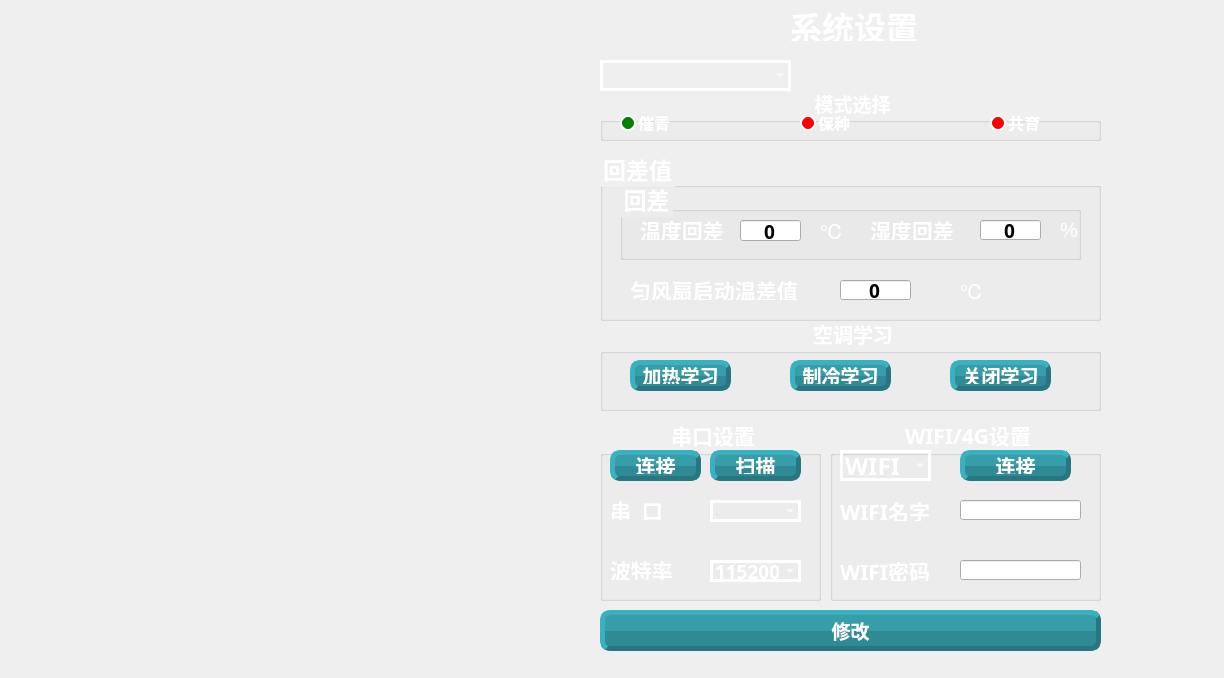
<?xml version="1.0" encoding="UTF-8"?>
<ui version="4.0">
 <class>System_Setting</class>
 <widget class="QMainWindow" name="System_Setting">
  <property name="geometry">
   <rect>
    <x>0</x>
    <y>0</y>
    <width>1224</width>
    <height>678</height>
   </rect>
  </property>
  <property name="windowTitle">
   <string>MainWindow</string>
  </property>
  <widget class="QWidget" name="centralwidget">
   <widget class="QGroupBox" name="groupBox_4">
    <property name="geometry">
     <rect>
      <x>600</x>
      <y>420</y>
      <width>221</width>
      <height>181</height>
     </rect>
    </property>
    <property name="font">
     <font>
      <family>楷体</family>
      <pointsize>16</pointsize>
      <weight>75</weight>
      <bold>true</bold>
     </font>
    </property>
    <property name="styleSheet">
     <string notr="true">QGroupBox::title
{
color: rgb(255, 255, 255);
subcontrol-origin:margin;
subcontrol-position:top center;
padding:0 3px;
}</string>
    </property>
    <property name="title">
     <string>串口设置</string>
    </property>
    <widget class="QPushButton" name="btn_connect">
     <property name="geometry">
      <rect>
       <x>10</x>
       <y>30</y>
       <width>91</width>
       <height>31</height>
      </rect>
     </property>
     <property name="font">
      <font>
       <family>楷体</family>
       <pointsize>15</pointsize>
       <weight>75</weight>
       <bold>true</bold>
      </font>
     </property>
     <property name="styleSheet">
      <string notr="true">QPushButton {
color: rgb(255, 255, 255);
 border:5px outset rgb(39,118,129);
 background-color: qconicalgradient(cx:0.5, cy:0.5, angle:180, stop:0.49999 rgba(46, 138, 149, 255), stop:0.50001 rgba(55, 158, 169, 255));
border-radius:10px;
padding:2px 4px;
}

QPushButton:hover{
	
	color: rgb(0, 0, 0);
    border:5px outset gray;
    background-color: qconicalgradient(cx:0.5, cy:0.5, angle:180, stop:0.49999 rgba(188, 188, 188, 255), stop:0.50001 rgba(208, 208, 208, 255));
    border-radius:10px;
	position:relative; top:1px; left:1px
}

QPushButton:pressed{
    border:3px inset gray;
    background-color: qconicalgradient(cx:0.5, cy:0.5, angle:180, stop:0.49999 rgba(208, 208, 208, 255), stop:0.50001 rgba(188, 188, 188, 255));
	border-bottom: 1px;
    border-radius:10px;
}</string>
     </property>
     <property name="text">
      <string>连接</string>
     </property>
    </widget>
    <widget class="QLabel" name="label_8">
     <property name="geometry">
      <rect>
       <x>10</x>
       <y>80</y>
       <width>71</width>
       <height>20</height>
      </rect>
     </property>
     <property name="font">
      <font>
       <family>楷体</family>
       <pointsize>16</pointsize>
       <weight>75</weight>
       <bold>true</bold>
      </font>
     </property>
     <property name="styleSheet">
      <string notr="true">color: rgb(255, 255, 255);</string>
     </property>
     <property name="text">
      <string>串  口</string>
     </property>
    </widget>
    <widget class="QLabel" name="label_9">
     <property name="geometry">
      <rect>
       <x>10</x>
       <y>140</y>
       <width>71</width>
       <height>20</height>
      </rect>
     </property>
     <property name="font">
      <font>
       <family>楷体</family>
       <pointsize>16</pointsize>
       <weight>75</weight>
       <bold>true</bold>
      </font>
     </property>
     <property name="styleSheet">
      <string notr="true">color: rgb(255, 255, 255);</string>
     </property>
     <property name="text">
      <string>波特率</string>
     </property>
    </widget>
    <widget class="QComboBox" name="combox_port">
     <property name="geometry">
      <rect>
       <x>110</x>
       <y>80</y>
       <width>91</width>
       <height>22</height>
      </rect>
     </property>
     <property name="font">
      <font>
       <family>楷体</family>
       <pointsize>14</pointsize>
       <weight>75</weight>
       <bold>true</bold>
      </font>
     </property>
     <property name="styleSheet">
      <string notr="true">background-color:rgba(0,0,0,0);
color: rgb(255, 255, 255);
border:3px solid rgb(255,255,255);

</string>
     </property>
    </widget>
    <widget class="QComboBox" name="comboBox_baud">
     <property name="geometry">
      <rect>
       <x>110</x>
       <y>140</y>
       <width>91</width>
       <height>22</height>
      </rect>
     </property>
     <property name="font">
      <font>
       <family>楷体</family>
       <pointsize>14</pointsize>
       <weight>75</weight>
       <bold>true</bold>
      </font>
     </property>
     <property name="styleSheet">
      <string notr="true">background-color:rgba(0,0,0,0);
color: rgb(255, 255, 255);
border:3px solid rgb(255,255,255);

</string>
     </property>
     <property name="currentIndex">
      <number>3</number>
     </property>
     <item>
      <property name="text">
       <string>9600</string>
      </property>
     </item>
     <item>
      <property name="text">
       <string>19200</string>
      </property>
     </item>
     <item>
      <property name="text">
       <string>38400</string>
      </property>
     </item>
     <item>
      <property name="text">
       <string>115200</string>
      </property>
     </item>
    </widget>
    <widget class="QPushButton" name="btn_scan">
     <property name="geometry">
      <rect>
       <x>110</x>
       <y>30</y>
       <width>91</width>
       <height>31</height>
      </rect>
     </property>
     <property name="font">
      <font>
       <family>楷体</family>
       <pointsize>15</pointsize>
       <weight>75</weight>
       <bold>true</bold>
      </font>
     </property>
     <property name="styleSheet">
      <string notr="true">QPushButton {
color: rgb(255, 255, 255);
 border:5px outset rgb(39,118,129);
 background-color: qconicalgradient(cx:0.5, cy:0.5, angle:180, stop:0.49999 rgba(46, 138, 149, 255), stop:0.50001 rgba(55, 158, 169, 255));
border-radius:10px;
padding:2px 4px;
}

QPushButton:hover{
	
	color: rgb(0, 0, 0);
    border:5px outset gray;
    background-color: qconicalgradient(cx:0.5, cy:0.5, angle:180, stop:0.49999 rgba(188, 188, 188, 255), stop:0.50001 rgba(208, 208, 208, 255));
    border-radius:10px;
	position:relative; top:1px; left:1px
}

QPushButton:pressed{
    border:3px inset gray;
    background-color: qconicalgradient(cx:0.5, cy:0.5, angle:180, stop:0.49999 rgba(208, 208, 208, 255), stop:0.50001 rgba(188, 188, 188, 255));
	border-bottom: 1px;
    border-radius:10px;
}</string>
     </property>
     <property name="text">
      <string>扫描</string>
     </property>
    </widget>
   </widget>
   <widget class="QGroupBox" name="groupBox_2">
    <property name="geometry">
     <rect>
      <x>600</x>
      <y>150</y>
      <width>501</width>
      <height>171</height>
     </rect>
    </property>
    <property name="font">
     <font>
      <family>楷体</family>
      <pointsize>17</pointsize>
      <weight>75</weight>
      <bold>true</bold>
     </font>
    </property>
    <property name="styleSheet">
     <string notr="true">color: rgb(255, 255, 255);</string>
    </property>
    <property name="title">
     <string>回差值</string>
    </property>
    <widget class="QGroupBox" name="groupBox">
     <property name="geometry">
      <rect>
       <x>20</x>
       <y>30</y>
       <width>461</width>
       <height>80</height>
      </rect>
     </property>
     <property name="font">
      <font>
       <pointsize>17</pointsize>
       <weight>75</weight>
       <bold>true</bold>
      </font>
     </property>
     <property name="title">
      <string>回差</string>
     </property>
     <widget class="QLabel" name="label_2">
      <property name="geometry">
       <rect>
        <x>20</x>
        <y>40</y>
        <width>91</width>
        <height>20</height>
       </rect>
      </property>
      <property name="font">
       <font>
        <family>楷体</family>
        <pointsize>16</pointsize>
        <weight>75</weight>
        <bold>true</bold>
       </font>
      </property>
      <property name="text">
       <string>温度回差</string>
      </property>
     </widget>
     <widget class="QLineEdit" name="Temp_Diff">
      <property name="geometry">
       <rect>
        <x>120</x>
        <y>40</y>
        <width>61</width>
        <height>21</height>
       </rect>
      </property>
      <property name="font">
       <font>
        <family>楷体</family>
        <pointsize>14</pointsize>
        <weight>75</weight>
        <bold>true</bold>
       </font>
      </property>
      <property name="styleSheet">
       <string notr="true">color: rgb(0, 0, 0);</string>
      </property>
      <property name="text">
       <string>0</string>
      </property>
      <property name="alignment">
       <set>Qt::AlignCenter</set>
      </property>
     </widget>
     <widget class="QLabel" name="label_3">
      <property name="geometry">
       <rect>
        <x>250</x>
        <y>40</y>
        <width>91</width>
        <height>20</height>
       </rect>
      </property>
      <property name="font">
       <font>
        <family>楷体</family>
        <pointsize>16</pointsize>
        <weight>75</weight>
        <bold>true</bold>
       </font>
      </property>
      <property name="text">
       <string>湿度回差</string>
      </property>
     </widget>
     <widget class="QLineEdit" name="Humi_Diff">
      <property name="geometry">
       <rect>
        <x>360</x>
        <y>40</y>
        <width>61</width>
        <height>20</height>
       </rect>
      </property>
      <property name="font">
       <font>
        <family>楷体</family>
        <pointsize>14</pointsize>
        <weight>75</weight>
        <bold>true</bold>
       </font>
      </property>
      <property name="styleSheet">
       <string notr="true">color: rgb(0, 0, 0);</string>
      </property>
      <property name="text">
       <string>0</string>
      </property>
      <property name="alignment">
       <set>Qt::AlignCenter</set>
      </property>
     </widget>
     <widget class="QLabel" name="label_4">
      <property name="geometry">
       <rect>
        <x>200</x>
        <y>40</y>
        <width>21</width>
        <height>20</height>
       </rect>
      </property>
      <property name="font">
       <font>
        <pointsize>15</pointsize>
       </font>
      </property>
      <property name="text">
       <string>℃</string>
      </property>
     </widget>
     <widget class="QLabel" name="label_5">
      <property name="geometry">
       <rect>
        <x>440</x>
        <y>40</y>
        <width>21</width>
        <height>20</height>
       </rect>
      </property>
      <property name="font">
       <font>
        <pointsize>15</pointsize>
       </font>
      </property>
      <property name="text">
       <string>%</string>
      </property>
     </widget>
    </widget>
    <widget class="QLabel" name="label_6">
     <property name="geometry">
      <rect>
       <x>30</x>
       <y>130</y>
       <width>201</width>
       <height>20</height>
      </rect>
     </property>
     <property name="font">
      <font>
       <family>楷体</family>
       <pointsize>16</pointsize>
       <weight>75</weight>
       <bold>true</bold>
      </font>
     </property>
     <property name="text">
      <string>匀风扇启动温差值</string>
     </property>
    </widget>
    <widget class="QLineEdit" name="WindDiff">
     <property name="geometry">
      <rect>
       <x>240</x>
       <y>130</y>
       <width>71</width>
       <height>20</height>
      </rect>
     </property>
     <property name="font">
      <font>
       <family>楷体</family>
       <pointsize>14</pointsize>
       <weight>75</weight>
       <bold>true</bold>
      </font>
     </property>
     <property name="styleSheet">
      <string notr="true">color: rgb(0, 0, 0);</string>
     </property>
     <property name="text">
      <string>0</string>
     </property>
     <property name="alignment">
      <set>Qt::AlignCenter</set>
     </property>
    </widget>
    <widget class="QLabel" name="label_7">
     <property name="geometry">
      <rect>
       <x>360</x>
       <y>130</y>
       <width>21</width>
       <height>20</height>
      </rect>
     </property>
     <property name="font">
      <font>
       <pointsize>15</pointsize>
      </font>
     </property>
     <property name="text">
      <string>℃</string>
     </property>
    </widget>
   </widget>
   <widget class="QGroupBox" name="groupBox_3">
    <property name="geometry">
     <rect>
      <x>600</x>
      <y>320</y>
      <width>501</width>
      <height>91</height>
     </rect>
    </property>
    <property name="font">
     <font>
      <family>楷体</family>
      <pointsize>15</pointsize>
      <weight>75</weight>
      <bold>true</bold>
     </font>
    </property>
    <property name="styleSheet">
     <string notr="true">QGroupBox::title
{
color: rgb(255, 255, 255);
subcontrol-origin:margin;
subcontrol-position:top center;
padding:0 3px;
}</string>
    </property>
    <property name="title">
     <string>空调学习</string>
    </property>
    <widget class="QPushButton" name="Heat_Learn">
     <property name="geometry">
      <rect>
       <x>30</x>
       <y>40</y>
       <width>101</width>
       <height>31</height>
      </rect>
     </property>
     <property name="font">
      <font>
       <family>楷体</family>
       <pointsize>14</pointsize>
       <weight>75</weight>
       <bold>true</bold>
      </font>
     </property>
     <property name="styleSheet">
      <string notr="true">QPushButton {
color: rgb(255, 255, 255);
 border:5px outset rgb(39,118,129);
 background-color: qconicalgradient(cx:0.5, cy:0.5, angle:180, stop:0.49999 rgba(46, 138, 149, 255), stop:0.50001 rgba(55, 158, 169, 255));
border-radius:10px;
padding:2px 4px;
}

QPushButton:hover{
	
	color: rgb(0, 0, 0);
    border:5px outset gray;
    background-color: qconicalgradient(cx:0.5, cy:0.5, angle:180, stop:0.49999 rgba(188, 188, 188, 255), stop:0.50001 rgba(208, 208, 208, 255));
    border-radius:10px;
	position:relative; top:1px; left:1px
}

QPushButton:pressed{
    border:3px inset gray;
    background-color: qconicalgradient(cx:0.5, cy:0.5, angle:180, stop:0.49999 rgba(208, 208, 208, 255), stop:0.50001 rgba(188, 188, 188, 255));
	border-bottom: 1px;
    border-radius:10px;
}</string>
     </property>
     <property name="text">
      <string>加热学习</string>
     </property>
    </widget>
    <widget class="QPushButton" name="Cold_Learn">
     <property name="geometry">
      <rect>
       <x>190</x>
       <y>40</y>
       <width>101</width>
       <height>31</height>
      </rect>
     </property>
     <property name="font">
      <font>
       <family>楷体</family>
       <pointsize>14</pointsize>
       <weight>75</weight>
       <bold>true</bold>
      </font>
     </property>
     <property name="styleSheet">
      <string notr="true">QPushButton {
color: rgb(255, 255, 255);
 border:5px outset rgb(39,118,129);
 background-color: qconicalgradient(cx:0.5, cy:0.5, angle:180, stop:0.49999 rgba(46, 138, 149, 255), stop:0.50001 rgba(55, 158, 169, 255));
border-radius:10px;
padding:2px 4px;
}

QPushButton:hover{
	
	color: rgb(0, 0, 0);
    border:5px outset gray;
    background-color: qconicalgradient(cx:0.5, cy:0.5, angle:180, stop:0.49999 rgba(188, 188, 188, 255), stop:0.50001 rgba(208, 208, 208, 255));
    border-radius:10px;
	position:relative; top:1px; left:1px
}

QPushButton:pressed{
    border:3px inset gray;
    background-color: qconicalgradient(cx:0.5, cy:0.5, angle:180, stop:0.49999 rgba(208, 208, 208, 255), stop:0.50001 rgba(188, 188, 188, 255));
	border-bottom: 1px;
    border-radius:10px;
}</string>
     </property>
     <property name="text">
      <string>制冷学习</string>
     </property>
    </widget>
    <widget class="QPushButton" name="Close_Learn">
     <property name="geometry">
      <rect>
       <x>350</x>
       <y>40</y>
       <width>101</width>
       <height>31</height>
      </rect>
     </property>
     <property name="font">
      <font>
       <family>楷体</family>
       <pointsize>14</pointsize>
       <weight>75</weight>
       <bold>true</bold>
      </font>
     </property>
     <property name="styleSheet">
      <string notr="true">QPushButton {
color: rgb(255, 255, 255);
 border:5px outset rgb(39,118,129);
 background-color: qconicalgradient(cx:0.5, cy:0.5, angle:180, stop:0.49999 rgba(46, 138, 149, 255), stop:0.50001 rgba(55, 158, 169, 255));
border-radius:10px;
padding:2px 4px;
}

QPushButton:hover{
	
	color: rgb(0, 0, 0);
    border:5px outset gray;
    background-color: qconicalgradient(cx:0.5, cy:0.5, angle:180, stop:0.49999 rgba(188, 188, 188, 255), stop:0.50001 rgba(208, 208, 208, 255));
    border-radius:10px;
	position:relative; top:1px; left:1px
}

QPushButton:pressed{
    border:3px inset gray;
    background-color: qconicalgradient(cx:0.5, cy:0.5, angle:180, stop:0.49999 rgba(208, 208, 208, 255), stop:0.50001 rgba(188, 188, 188, 255));
	border-bottom: 1px;
    border-radius:10px;
}</string>
     </property>
     <property name="text">
      <string>关闭学习</string>
     </property>
    </widget>
   </widget>
   <widget class="QGroupBox" name="groupBox_5">
    <property name="geometry">
     <rect>
      <x>830</x>
      <y>420</y>
      <width>271</width>
      <height>181</height>
     </rect>
    </property>
    <property name="font">
     <font>
      <family>楷体</family>
      <pointsize>16</pointsize>
      <weight>75</weight>
      <bold>true</bold>
     </font>
    </property>
    <property name="styleSheet">
     <string notr="true">QGroupBox::title
{
color: rgb(255, 255, 255);
subcontrol-origin:margin;
subcontrol-position:top center;
padding:0 3px;
}</string>
    </property>
    <property name="title">
     <string>WIFI/4G设置</string>
    </property>
    <widget class="QPushButton" name="btn_Wconnect">
     <property name="geometry">
      <rect>
       <x>130</x>
       <y>30</y>
       <width>111</width>
       <height>31</height>
      </rect>
     </property>
     <property name="font">
      <font>
       <family>楷体</family>
       <pointsize>15</pointsize>
       <weight>75</weight>
       <bold>true</bold>
      </font>
     </property>
     <property name="styleSheet">
      <string notr="true">QPushButton {
color: rgb(255, 255, 255);
 border:5px outset rgb(39,118,129);
 background-color: qconicalgradient(cx:0.5, cy:0.5, angle:180, stop:0.49999 rgba(46, 138, 149, 255), stop:0.50001 rgba(55, 158, 169, 255));
border-radius:10px;
padding:2px 4px;
}

QPushButton:hover{
	
	color: rgb(0, 0, 0);
    border:5px outset gray;
    background-color: qconicalgradient(cx:0.5, cy:0.5, angle:180, stop:0.49999 rgba(188, 188, 188, 255), stop:0.50001 rgba(208, 208, 208, 255));
    border-radius:10px;
	position:relative; top:1px; left:1px
}

QPushButton:pressed{
    border:3px inset gray;
    background-color: qconicalgradient(cx:0.5, cy:0.5, angle:180, stop:0.49999 rgba(208, 208, 208, 255), stop:0.50001 rgba(188, 188, 188, 255));
	border-bottom: 1px;
    border-radius:10px;
}</string>
     </property>
     <property name="text">
      <string>连接</string>
     </property>
    </widget>
    <widget class="QLabel" name="label_10">
     <property name="geometry">
      <rect>
       <x>10</x>
       <y>80</y>
       <width>101</width>
       <height>21</height>
      </rect>
     </property>
     <property name="font">
      <font>
       <family>楷体</family>
       <pointsize>16</pointsize>
       <weight>75</weight>
       <bold>true</bold>
      </font>
     </property>
     <property name="styleSheet">
      <string notr="true">color: rgb(255, 255, 255);</string>
     </property>
     <property name="text">
      <string>WIFI名字</string>
     </property>
    </widget>
    <widget class="QLabel" name="label_11">
     <property name="geometry">
      <rect>
       <x>10</x>
       <y>140</y>
       <width>101</width>
       <height>21</height>
      </rect>
     </property>
     <property name="font">
      <font>
       <family>楷体</family>
       <pointsize>16</pointsize>
       <weight>75</weight>
       <bold>true</bold>
      </font>
     </property>
     <property name="styleSheet">
      <string notr="true">color: rgb(255, 255, 255);</string>
     </property>
     <property name="text">
      <string>WIFI密码</string>
     </property>
    </widget>
    <widget class="QLineEdit" name="lineEdit_name">
     <property name="geometry">
      <rect>
       <x>130</x>
       <y>80</y>
       <width>121</width>
       <height>20</height>
      </rect>
     </property>
     <property name="font">
      <font>
       <pointsize>12</pointsize>
      </font>
     </property>
    </widget>
    <widget class="QLineEdit" name="lineEdit_passwd">
     <property name="geometry">
      <rect>
       <x>130</x>
       <y>140</y>
       <width>121</width>
       <height>20</height>
      </rect>
     </property>
     <property name="font">
      <font>
       <pointsize>12</pointsize>
      </font>
     </property>
     <property name="echoMode">
      <enum>QLineEdit::Password</enum>
     </property>
    </widget>
    <widget class="QComboBox" name="comboBox_wifi">
     <property name="geometry">
      <rect>
       <x>10</x>
       <y>30</y>
       <width>91</width>
       <height>31</height>
      </rect>
     </property>
     <property name="font">
      <font>
       <family>楷体</family>
       <pointsize>18</pointsize>
       <weight>75</weight>
       <bold>true</bold>
      </font>
     </property>
     <property name="styleSheet">
      <string notr="true">background-color:rgba(0,0,0,0);
color: rgb(255, 255, 255);
border:3px solid rgb(255,255,255);

</string>
     </property>
     <item>
      <property name="text">
       <string>WIFI</string>
      </property>
     </item>
     <item>
      <property name="text">
       <string>4G</string>
      </property>
     </item>
    </widget>
   </widget>
   <widget class="QPushButton" name="Modify">
    <property name="geometry">
     <rect>
      <x>600</x>
      <y>610</y>
      <width>501</width>
      <height>41</height>
     </rect>
    </property>
    <property name="font">
     <font>
      <family>楷体</family>
      <pointsize>14</pointsize>
      <weight>75</weight>
      <bold>true</bold>
     </font>
    </property>
    <property name="styleSheet">
     <string notr="true">QPushButton {
color: rgb(255, 255, 255);
 border:5px outset rgb(39,118,129);
 background-color: qconicalgradient(cx:0.5, cy:0.5, angle:180, stop:0.49999 rgba(46, 138, 149, 255), stop:0.50001 rgba(55, 158, 169, 255));
border-radius:10px;
padding:2px 4px;
}

QPushButton:hover{
	
	color: rgb(0, 0, 0);
    border:5px outset gray;
    background-color: qconicalgradient(cx:0.5, cy:0.5, angle:180, stop:0.49999 rgba(188, 188, 188, 255), stop:0.50001 rgba(208, 208, 208, 255));
    border-radius:10px;
	position:relative; top:1px; left:1px
}

QPushButton:pressed{
    border:3px inset gray;
    background-color: qconicalgradient(cx:0.5, cy:0.5, angle:180, stop:0.49999 rgba(208, 208, 208, 255), stop:0.50001 rgba(188, 188, 188, 255));
	border-bottom: 1px;
    border-radius:10px;
}</string>
    </property>
    <property name="text">
     <string>修改</string>
    </property>
   </widget>
   <widget class="QLabel" name="label">
    <property name="geometry">
     <rect>
      <x>790</x>
      <y>10</y>
      <width>151</width>
      <height>31</height>
     </rect>
    </property>
    <property name="font">
     <font>
      <family>楷体</family>
      <pointsize>24</pointsize>
      <weight>75</weight>
      <bold>true</bold>
     </font>
    </property>
    <property name="styleSheet">
     <string notr="true">color: rgb(255, 255, 255);</string>
    </property>
    <property name="text">
     <string>系统设置</string>
    </property>
   </widget>
   <widget class="QComboBox" name="Room_Choose">
    <property name="geometry">
     <rect>
      <x>600</x>
      <y>60</y>
      <width>191</width>
      <height>31</height>
     </rect>
    </property>
    <property name="font">
     <font>
      <family>楷体</family>
      <pointsize>15</pointsize>
      <weight>75</weight>
      <bold>true</bold>
     </font>
    </property>
    <property name="styleSheet">
     <string notr="true">background-color:rgba(0,0,0,0);
color: rgb(255, 255, 255);
border:3px solid rgb(255,255,255);

</string>
    </property>
   </widget>
   <widget class="QGroupBox" name="groupBox_6">
    <property name="geometry">
     <rect>
      <x>600</x>
      <y>90</y>
      <width>501</width>
      <height>51</height>
     </rect>
    </property>
    <property name="font">
     <font>
      <family>楷体</family>
      <pointsize>14</pointsize>
      <weight>75</weight>
      <bold>true</bold>
     </font>
    </property>
    <property name="styleSheet">
     <string notr="true">QGroupBox::title
{
color: rgb(255, 255, 255);
subcontrol-origin:margin;
subcontrol-position:top center;
padding:0 3px;
}</string>
    </property>
    <property name="title">
     <string>模式选择</string>
    </property>
    <widget class="QRadioButton" name="Button_Cui">
     <property name="geometry">
      <rect>
       <x>20</x>
       <y>25</y>
       <width>89</width>
       <height>16</height>
      </rect>
     </property>
     <property name="font">
      <font>
       <pointsize>12</pointsize>
       <weight>75</weight>
       <bold>true</bold>
      </font>
     </property>
     <property name="styleSheet">
      <string notr="true">
QRadioButton{
    spacing: 2px;
    color: white;
}
QRadioButton::indicator {
    width:                  12px;
    height:                 12px;
    border-radius:          8px;
	
}
 
QRadioButton::indicator:checked {
	
    background-color:       green;
    border:                 2px solid white;
	
	color: rgb(255, 255, 255);
}
 
QRadioButton::indicator:unchecked {
    background-color:       red;
    border:                 2px solid white;
	color: rgb(255, 255, 255);
}</string>
     </property>
     <property name="text">
      <string>催青</string>
     </property>
     <property name="checked">
      <bool>true</bool>
     </property>
    </widget>
    <widget class="QRadioButton" name="Button_Bao">
     <property name="geometry">
      <rect>
       <x>200</x>
       <y>25</y>
       <width>89</width>
       <height>16</height>
      </rect>
     </property>
     <property name="font">
      <font>
       <pointsize>12</pointsize>
       <weight>75</weight>
       <bold>true</bold>
      </font>
     </property>
     <property name="styleSheet">
      <string notr="true">
QRadioButton{
    spacing: 2px;
    color: white;
}
QRadioButton::indicator {
    width:                  12px;
    height:                 12px;
    border-radius:          8px;
	
}
 
QRadioButton::indicator:checked {
	
    background-color:       green;
    border:                 2px solid white;
	
	color: rgb(255, 255, 255);
}
 
QRadioButton::indicator:unchecked {
    background-color:       red;
    border:                 2px solid white;
	color: rgb(255, 255, 255);
}</string>
     </property>
     <property name="text">
      <string>保种</string>
     </property>
    </widget>
    <widget class="QRadioButton" name="Button_Gong">
     <property name="geometry">
      <rect>
       <x>390</x>
       <y>25</y>
       <width>89</width>
       <height>16</height>
      </rect>
     </property>
     <property name="font">
      <font>
       <pointsize>12</pointsize>
       <weight>75</weight>
       <bold>true</bold>
      </font>
     </property>
     <property name="styleSheet">
      <string notr="true">
QRadioButton{
    spacing: 2px;
    color: white;
}
QRadioButton::indicator {
    width:                  12px;
    height:                 12px;
    border-radius:          8px;
	
}
 
QRadioButton::indicator:checked {
	
    background-color:       green;
    border:                 2px solid white;
	
	color: rgb(255, 255, 255);
}
 
QRadioButton::indicator:unchecked {
    background-color:       red;
    border:                 2px solid white;
	color: rgb(255, 255, 255);
}</string>
     </property>
     <property name="text">
      <string>共育</string>
     </property>
    </widget>
   </widget>
  </widget>
 </widget>
 <resources/>
 <connections/>
</ui>
